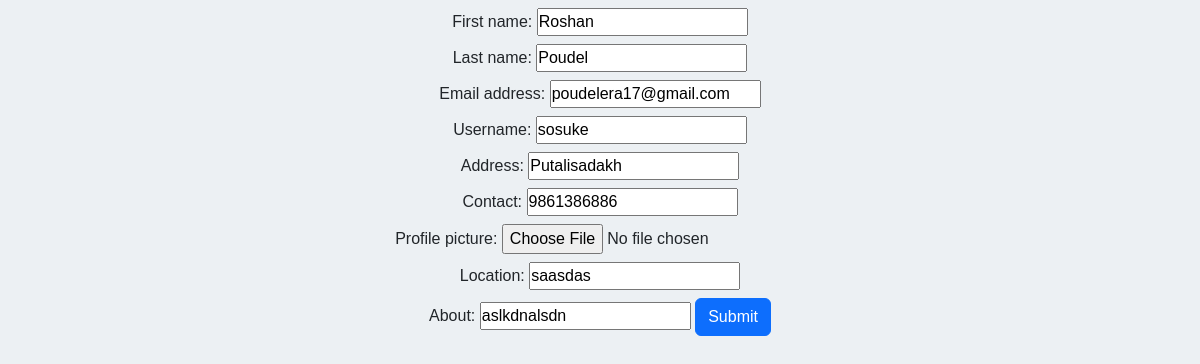
Page /user/profile-edit/1 (signed in) on the committed database.
### useraccount/models.py (models this page shows)
class User(AbstractUser):
    address = models.CharField(max_length=255, blank=True, null=True)
    contact = models.CharField(max_length=255, blank=True, null=True)

class Profile(models.Model):
    user = models.OneToOneField(
        User,
        on_delete=models.CASCADE,
    )
    profile_picture = models.ImageField(
        upload_to="profile_images", blank=True, null=True
    )
    about = models.CharField(max_length=1000, blank=True)
    location = models.CharField(max_length=100, blank=True)

### useraccount/views.py (the view, shortened to what this page needs)
# urls.py: path("profile-edit/<int:id>", user_profile_edit, name="edit_profile"),
@login_required
def user_profile_edit(request, id):
    user = get_object_or_404(User, id=id, username=request.user)
    print(user)
    user_profiles = get_object_or_404(Profile, user__id=id)
    print(user_profile)
    form = UserProfileForm(
        request.POST or None, request.FILES or None, instance=user_profiles
    )
    userss = UserEditForm(request.POST or None, request.FILES or None, instance=user)
    return render(request, "profile_edit.html", {"form": form, "user": userss})

### useraccount/forms.py
class UserProfileForm(forms.ModelForm):
    class Meta:
        model = Profile
        fields = (
            "profile_picture",
            "location",
            "about",
        )

class UserEditForm(forms.ModelForm):
    class Meta:
        model = User
        fields = (
            "first_name",
            "last_name",
            "email",
            "username",
            "address",
            "contact",
        )

### useraccount/templates/profile_edit.html (shortened to what this page needs)
{% extends 'base.html' %}
{% block content %}
<center>
<form method="POST">  {% csrf_token %}
    {% for user in user%}
     <div class="form-group my-2">
        <label> {{user.label_tag}}</label>
        {{ user }}
    {% endfor %}
    {% for field in form%}
     <div class="form-group my-2">
        <label> {{field.label_tag}}</label>
        {{ field }}
    {% endfor %}
</form>
    <input type="submit" class="btn btn-primary" value="Submit">
</center>
{% endblock content %}

### staticfiles/css/login.css (style rules this page uses)
* { margin: 0; padding: 0; box-sizing: border-box; font-family: 'Poppins', sans-serif; }
body { background: #ecf0f3; }

### rows in the picture
User: user "Roshan" "Poudel" "poudelera17@gmail.com" "sosuke" "Putalisadakh" "9861386886"
Profile: form "saasdas" "aslkdnalsdn"

### other values in the picture
{{ user.label_tag }} "First name:" "Last name:" "Email address:" "Username:" "Address:" "Contact:"
{{ field.label_tag }} "Profile picture:" "Location:" "About:"
